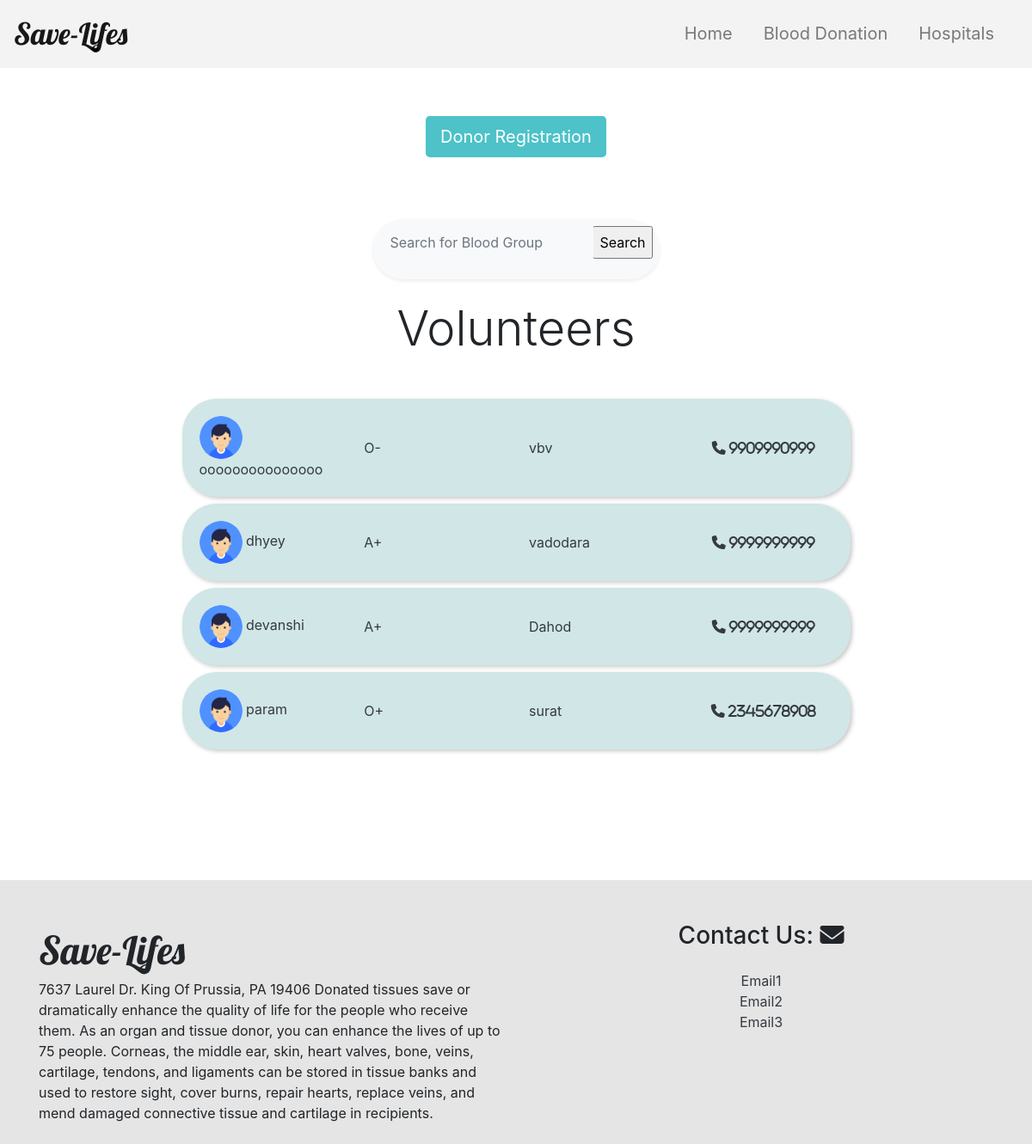
/Blood_Donation/Volunteer/, run on an earlier commit of the app's database.
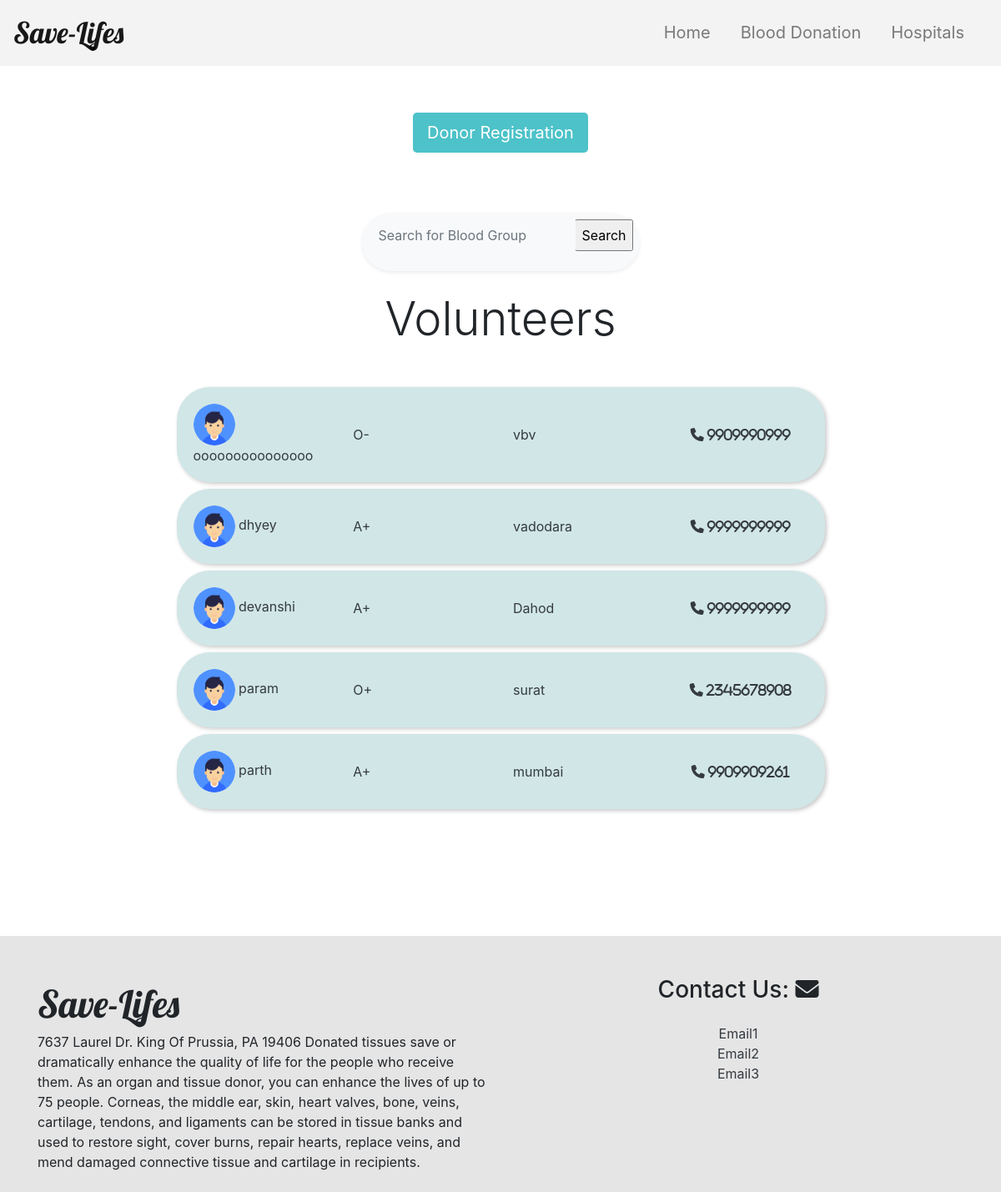
And on a later commit of the database.
### blood_donation/models.py (models this page shows)
class Volunteer(models.Model):
    volunteer_email=models.CharField(max_length=50,primary_key=True,help_text ='write your email')
    volunteer_name=models.CharField(max_length=30)
    volunteer_city=models.CharField(max_length=20)
    volunteer_mobile_no=models.CharField(max_length=10)
    volunteer_bloodGroup=models.CharField(max_length=10,default=None)
    volunteer_gender=models.CharField(max_length=10,default=None)

### blood_donation/views.py (the view)
# urls.py: url('Volunteer/',VolunteerPage),
def VolunteerPage(request):
    volunteers=Volunteer.objects.all()
    return render(request, 'volunteer.html',  {'volunteers':volunteers})

### blood_donation/templates/volunteer.html (shortened to what the changed rows need)
<html>
<head>
    {% load static %}
    <link rel="stylesheet" type="text/css" href="{% static 'css/style3.css' %}">
    <link rel="stylesheet" href="https://stackpath.bootstrapcdn.com/bootstrap/4.4.1/css/bootstrap.min.css">
</head>
<body>
    <div class="container">
         {% if volunteers %}
        <h2 class="mb-5 text-center display-4">Volunteers</h2>
        {% endif %} {% for vol in volunteers%}
        <div class="card my-2 text-dark biLeft " style="background:rgb(209, 230, 231) ;width: 70%; margin: auto;border-radius: 40px;  box-shadow: 2px 2px 5px .1px rgb(201, 200, 200);border:none">
            <div class="card-body">
                <div class="row">
                    <div class="col">
                        <img src="{% static 'images/user.png' %}" alt="Avatar" style="width:50px; border-radius: 50%;"> {{vol.volunteer_name}}
                    </div>
                    <div class="col">
                        {{vol.volunteer_bloodGroup}}
                    </div>
                    <div class="col">
                        {{vol.volunteer_city}}
                    </div>
                    <div class="col text-center">
                        <i class="fa fa-phone" aria-hidden="true"> {{vol.volunteer_mobile_no}}</i>
                    </div>
                </div>
            </div>
        </div>
        {% endfor%}
        <br>
        <br>
        <br>
        <br>
        <br>
        <br>
    </div>
</body>

What changed in the data, as far as the page shows it:
added Volunteer: volunteer_name "parth", volunteer_bloodGroup "A+", volunteer_city "mumbai", volunteer_mobile_no "9909909261"
